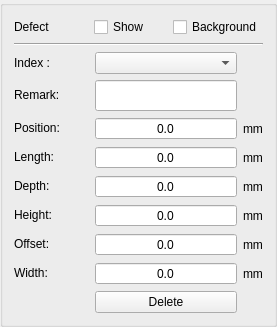
            <widget class="QGroupBox" name="groupBox_8">
             <property name="title">
              <string/>
             </property>
             <layout class="QGridLayout" name="gridLayout_8">
              <item row="0" column="0">
               <widget class="QLabel" name="LabelDefect">
                <property name="text">
                 <string>Defect</string>
                </property>
               </widget>
              </item>
              <item row="0" column="1">
               <widget class="QCheckBox" name="CheckDefectShow">
                <property name="text">
                 <string>Show</string>
                </property>
               </widget>
              </item>
              <item row="0" column="2">
               <widget class="QCheckBox" name="checkDefectBg">
                <property name="text">
                 <string>Background</string>
                </property>
               </widget>
              </item>
              <item row="1" column="0" colspan="3">
               <widget class="Line" name="line_9">
                <property name="orientation">
                 <enum>Qt::Horizontal</enum>
                </property>
               </widget>
              </item>
              <item row="2" column="0" colspan="3">
               <layout class="QGridLayout" name="gridLayout_10">
                <item row="0" column="1">
                 <widget class="QComboBox" name="ComDefectIndex">
                  <property name="maximumSize">
                   <size>
                    <width>150</width>
                    <height>16777215</height>
                   </size>
                  </property>
                  <property name="layoutDirection">
                   <enum>Qt::LeftToRight</enum>
                  </property>
                 </widget>
                </item>
                <item row="0" column="0">
                 <widget class="QLabel" name="LabelDefectIndex">
                  <property name="sizePolicy">
                   <sizepolicy hsizetype="Fixed" vsizetype="Fixed">
                    <horstretch>0</horstretch>
                    <verstretch>0</verstretch>
                   </sizepolicy>
                  </property>
                  <property name="minimumSize">
                   <size>
                    <width>75</width>
                    <height>22</height>
                   </size>
                  </property>
                  <property name="maximumSize">
                   <size>
                    <width>50</width>
                    <height>16777215</height>
                   </size>
                  </property>
                  <property name="text">
                   <string>Index :</string>
                  </property>
                 </widget>
                </item>
                <item row="2" column="0">
                 <widget class="QLabel" name="labelDefectStart">
                  <property name="sizePolicy">
                   <sizepolicy hsizetype="Fixed" vsizetype="Fixed">
                    <horstretch>0</horstretch>
                    <verstretch>0</verstretch>
                   </sizepolicy>
                  </property>
                  <property name="minimumSize">
                   <size>
                    <width>75</width>
                    <height>22</height>
                   </size>
                  </property>
                  <property name="maximumSize">
                   <size>
                    <width>60</width>
                    <height>16777215</height>
                   </size>
                  </property>
                  <property name="text">
                   <string>Position:</string>
                  </property>
                 </widget>
                </item>
                <item row="2" column="1">
                 <widget class="QDoubleSpinBox" name="ValueDefectLStart">
                  <property name="maximumSize">
                   <size>
                    <width>150</width>
                    <height>16777215</height>
                   </size>
                  </property>
                  <property name="alignment">
                   <set>Qt::AlignCenter</set>
                  </property>
                  <property name="buttonSymbols">
                   <enum>QAbstractSpinBox::NoButtons</enum>
                  </property>
                  <property name="keyboardTracking">
                   <bool>true</bool>
                  </property>
                  <property name="decimals">
                   <number>1</number>
                  </property>
                  <property name="minimum">
                   <double>-10000.000000000000000</double>
                  </property>
                  <property name="maximum">
                   <double>10000.000000000000000</double>
                  </property>
                 </widget>
                </item>
                <item row="2" column="2">
                 <widget class="QLabel" name="LabelCursorUnit3_2">
                  <property name="maximumSize">
                   <size>
                    <width>30</width>
                    <height>16777215</height>
                   </size>
                  </property>
                  <property name="text">
                   <string>mm</string>
                  </property>
                 </widget>
                </item>
                <item row="3" column="0">
                 <widget class="QLabel" name="labelDefectLength">
                  <property name="sizePolicy">
                   <sizepolicy hsizetype="Fixed" vsizetype="Fixed">
                    <horstretch>0</horstretch>
                    <verstretch>0</verstretch>
                   </sizepolicy>
                  </property>
                  <property name="minimumSize">
                   <size>
                    <width>75</width>
                    <height>22</height>
                   </size>
                  </property>
                  <property name="maximumSize">
                   <size>
                    <width>60</width>
                    <height>16777215</height>
                   </size>
                  </property>
                  <property name="text">
                   <string>Length:</string>
                  </property>
                 </widget>
                </item>
                <item row="3" column="1">
                 <widget class="QDoubleSpinBox" name="ValueDefectLength">
                  <property name="maximumSize">
                   <size>
                    <width>150</width>
                    <height>16777215</height>
                   </size>
                  </property>
                  <property name="alignment">
                   <set>Qt::AlignCenter</set>
                  </property>
                  <property name="buttonSymbols">
                   <enum>QAbstractSpinBox::NoButtons</enum>
                  </property>
                  <property name="keyboardTracking">
                   <bool>true</bool>
                  </property>
                  <property name="decimals">
                   <number>1</number>
                  </property>
                  <property name="minimum">
                   <double>-10000.000000000000000</double>
                  </property>
                  <property name="maximum">
                   <double>10000.000000000000000</double>
                  </property>
                 </widget>
                </item>
                <item row="3" column="2">
                 <widget class="QLabel" name="LabelCursorUnit3_3">
                  <property name="text">
                   <string>mm</string>
                  </property>
                 </widget>
                </item>
                <item row="4" column="0">
                 <widget class="QLabel" name="labelDefectDepth">
                  <property name="sizePolicy">
                   <sizepolicy hsizetype="Fixed" vsizetype="Fixed">
                    <horstretch>0</horstretch>
                    <verstretch>0</verstretch>
                   </sizepolicy>
                  </property>
                  <property name="minimumSize">
                   <size>
                    <width>75</width>
                    <height>22</height>
                   </size>
                  </property>
                  <property name="maximumSize">
                   <size>
                    <width>60</width>
                    <height>16777215</height>
                   </size>
                  </property>
                  <property name="text">
                   <string>Depth:</string>
                  </property>
                 </widget>
                </item>
                <item row="4" column="1">
                 <widget class="QDoubleSpinBox" name="ValueDefectHStart">
                  <property name="maximumSize">
                   <size>
                    <width>150</width>
                    <height>16777215</height>
                   </size>
                  </property>
                  <property name="alignment">
                   <set>Qt::AlignCenter</set>
                  </property>
                  <property name="buttonSymbols">
                   <enum>QAbstractSpinBox::NoButtons</enum>
                  </property>
                  <property name="keyboardTracking">
                   <bool>true</bool>
                  </property>
                  <property name="decimals">
                   <number>1</number>
                  </property>
                  <property name="minimum">
                   <double>-10000.000000000000000</double>
                  </property>
                  <property name="maximum">
                   <double>10000.000000000000000</double>
                  </property>
                 </widget>
                </item>
                <item row="4" column="2">
                 <widget class="QLabel" name="LabelCursorUnit3_4">
                  <property name="text">
                   <string>mm</string>
                  </property>
                 </widget>
                </item>
                <item row="5" column="0">
                 <widget class="QLabel" name="labelDefectHeight">
                  <property name="sizePolicy">
                   <sizepolicy hsizetype="Fixed" vsizetype="Fixed">
                    <horstretch>0</horstretch>
                    <verstretch>0</verstretch>
                   </sizepolicy>
                  </property>
                  <property name="minimumSize">
                   <size>
                    <width>75</width>
                    <height>22</height>
                   </size>
                  </property>
                  <property name="maximumSize">
                   <size>
                    <width>60</width>
                    <height>16777215</height>
                   </size>
                  </property>
                  <property name="text">
                   <string>Height:</string>
                  </property>
                 </widget>
                </item>
                <item row="5" column="1">
                 <widget class="QDoubleSpinBox" name="ValueDefectHeight">
                  <property name="maximumSize">
                   <size>
                    <width>150</width>
                    <height>16777215</height>
                   </size>
                  </property>
                  <property name="alignment">
                   <set>Qt::AlignCenter</set>
                  </property>
                  <property name="buttonSymbols">
                   <enum>QAbstractSpinBox::NoButtons</enum>
                  </property>
                  <property name="keyboardTracking">
                   <bool>true</bool>
                  </property>
                  <property name="decimals">
                   <number>1</number>
                  </property>
                  <property name="minimum">
                   <double>-10000.000000000000000</double>
                  </property>
                  <property name="maximum">
                   <double>10000.000000000000000</double>
                  </property>
                 </widget>
                </item>
                <item row="5" column="2">
                 <widget class="QLabel" name="LabelCursorUnit3_10">
                  <property name="text">
                   <string>mm</string>
                  </property>
                 </widget>
                </item>
                <item row="6" column="2">
                 <widget class="QLabel" name="LabelCursorUnit3_11">
                  <property name="text">
                   <string>mm</string>
                  </property>
                 </widget>
                </item>
                <item row="6" column="1">
                 <widget class="QDoubleSpinBox" name="ValueDefectWStart">
                  <property name="maximumSize">
                   <size>
                    <width>150</width>
                    <height>16777215</height>
                   </size>
                  </property>
                  <property name="alignment">
                   <set>Qt::AlignCenter</set>
                  </property>
                  <property name="buttonSymbols">
                   <enum>QAbstractSpinBox::NoButtons</enum>
                  </property>
                  <property name="keyboardTracking">
                   <bool>true</bool>
                  </property>
                  <property name="decimals">
                   <number>1</number>
                  </property>
                  <property name="minimum">
                   <double>-10000.000000000000000</double>
                  </property>
                  <property name="maximum">
                   <double>10000.000000000000000</double>
                  </property>
                 </widget>
                </item>
                <item row="6" column="0">
                 <widget class="QLabel" name="labelDefectOffset">
                  <property name="sizePolicy">
                   <sizepolicy hsizetype="Fixed" vsizetype="Fixed">
                    <horstretch>0</horstretch>
                    <verstretch>0</verstretch>
                   </sizepolicy>
                  </property>
                  <property name="minimumSize">
                   <size>
                    <width>75</width>
                    <height>22</height>
                   </size>
                  </property>
                  <property name="maximumSize">
                   <size>
                    <width>60</width>
                    <height>16777215</height>
                   </size>
                  </property>
                  <property name="text">
                   <string>Offset:</string>
                  </property>
                 </widget>
                </item>
                <item row="7" column="1">
                 <widget class="QDoubleSpinBox" name="ValueDefectWidth">
                  <property name="maximumSize">
                   <size>
                    <width>150</width>
                    <height>16777215</height>
                   </size>
                  </property>
                  <property name="alignment">
                   <set>Qt::AlignCenter</set>
                  </property>
                  <property name="buttonSymbols">
                   <enum>QAbstractSpinBox::NoButtons</enum>
                  </property>
                  <property name="keyboardTracking">
                   <bool>true</bool>
                  </property>
                  <property name="decimals">
                   <number>1</number>
                  </property>
                  <property name="minimum">
                   <double>-10000.000000000000000</double>
                  </property>
                  <property name="maximum">
                   <double>10000.000000000000000</double>
                  </property>
                 </widget>
                </item>
                <item row="7" column="0">
                 <widget class="QLabel" name="labelDefectWidth">
                  <property name="sizePolicy">
                   <sizepolicy hsizetype="Fixed" vsizetype="Fixed">
                    <horstretch>0</horstretch>
                    <verstretch>0</verstretch>
                   </sizepolicy>
                  </property>
                  <property name="minimumSize">
                   <size>
                    <width>75</width>
                    <height>22</height>
                   </size>
                  </property>
                  <property name="maximumSize">
                   <size>
                    <width>60</width>
                    <height>16777215</height>
                   </size>
                  </property>
                  <property name="text">
                   <string>Width:</string>
                  </property>
                 </widget>
                </item>
                <item row="7" column="2">
                 <widget class="QLabel" name="LabelCursorUnit3_12">
                  <property name="text">
                   <string>mm</string>
                  </property>
                 </widget>
                </item>
                <item row="8" column="1">
                 <widget class="QPushButton" name="BtnDefectDelete">
                  <property name="minimumSize">
                   <size>
                    <width>100</width>
                    <height>0</height>
                   </size>
                  </property>
                  <property name="maximumSize">
                   <size>
                    <width>16777215</width>
                    <height>16777215</height>
                   </size>
                  </property>
                  <property name="text">
                   <string>Delete</string>
                  </property>
                 </widget>
                </item>
                <item row="1" column="0">
                 <widget class="QLabel" name="LabelReMark">
                  <property name="sizePolicy">
                   <sizepolicy hsizetype="Fixed" vsizetype="Fixed">
                    <horstretch>0</horstretch>
                    <verstretch>0</verstretch>
                   </sizepolicy>
                  </property>
                  <property name="minimumSize">
                   <size>
                    <width>75</width>
                    <height>22</height>
                   </size>
                  </property>
                  <property name="maximumSize">
                   <size>
                    <width>60</width>
                    <height>16777215</height>
                   </size>
                  </property>
                  <property name="text">
                   <string>Remark:</string>
                  </property>
                 </widget>
                </item>
                <item row="1" column="1">
                 <widget class="QLineEdit" name="lineEditReMark">
                  <property name="maximumSize">
                   <size>
                    <width>150</width>
                    <height>16777215</height>
                   </size>
                  </property>
                  <property name="font">
                   <font>
                    <family>宋体</family>
                    <pointsize>12</pointsize>
                   </font>
                  </property>
                  <property name="inputMethodHints">
                   <set>Qt::ImhUppercaseOnly</set>
                  </property>
                  <property name="alignment">
                   <set>Qt::AlignCenter</set>
                  </property>
                 </widget>
                </item>
               </layout>
              </item>
             </layout>
            </widget>
